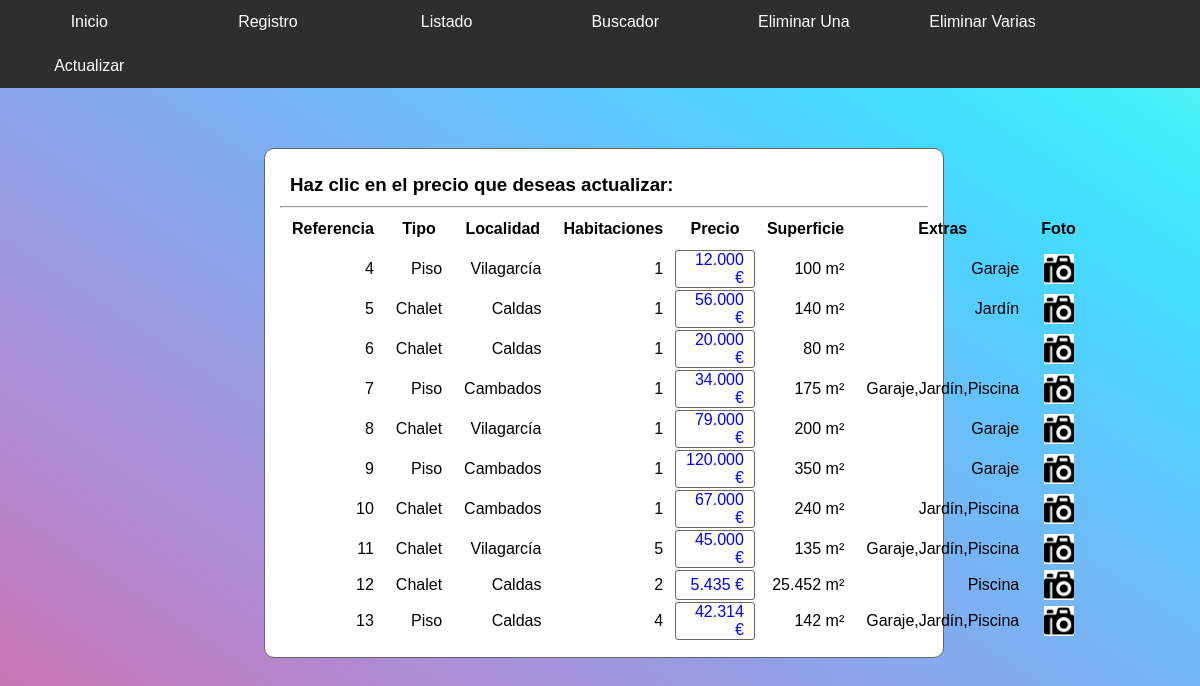
The app's page /inmobiliariaWeb/actualizar.php with its own data.
### tables this page shows
CREATE TABLE `viviendas` (
  `referencia` smallint(6) NOT NULL,
  `tipo` enum('Chalet','Piso') NOT NULL,
  `localidad` enum('Caldas','Cambados','Vilagarcía') NOT NULL,
  `habitaciones` enum('1','2','3','4','5') NOT NULL,
  `precio` mediumint(9) NOT NULL,
  `superficie` smallint(6) NOT NULL,
  `extras` set('Garaje','Jardín','Piscina') NOT NULL,
  `foto` longblob
);

### inmobiliariaWeb/actualizar.php (the view, shortened to what this page needs)
<!DOCTYPE html>
<html>
    <head>
        <link type="text/css" rel="stylesheet" href="css/styles.css">
        <link type="text/css" rel="stylesheet" href="css/listado.css">
    </head>
    <body>
        <?php
        try {
            $pdo = new PDO(DSN, USUARIO, CONTRASEÑA);
            $pdo->setAttribute(PDO::ATTR_ERRMODE, PDO::ERRMODE_EXCEPTION);
            $sql = "SELECT * FROM viviendas";
            $viviendas = $pdo->query($sql);
        } catch (PDOException $ex) {
            echo '<span>Ocurrió un error al acceder a la base de datos.</span><br>';
            exit;
        }
        ?>
        <div class="table">
            <h3>Haz clic en el precio que deseas actualizar:</h3><hr>
            <table>
                <tr>
                    <th>Referencia</th>
                    <th>Tipo</th>
                    <th>Localidad</th>
                    <th>Habitaciones</th>
                    <th>Precio</th>
                    <th>Superficie</th>
                    <th>Extras</th>
                    <th>Foto</th>
                </tr>
                <?php while ($vivienda = $viviendas->fetch(PDO::FETCH_ASSOC)) : ?>
                    <tr>
                        <td><?php echo $vivienda["referencia"]; ?></td>
                        <td><?php echo $vivienda["tipo"]; ?></td>
                        <td><?php echo $vivienda["localidad"]; ?></td>
                        <td><?php echo $vivienda["habitaciones"]; ?></td>
                        <td class="rowPrecio">
                            <a class="rowPrecio" href="php/actualizar-precio.php?opcion=<?php echo $vivienda["referencia"]; ?>">
                                <?php echo number_format($vivienda["precio"], 0, ',', '.'); ?> €
                            </a>
                        </td>
                        <td><?php echo number_format($vivienda["superficie"], 0, ',', '.'); ?> m²</td>
                        <td><?php echo  $vivienda["extras"]; ?></td>
                        <td>
                            <a href="php/showimage.php?opcion=<?php echo $vivienda["referencia"]; ?>">
                                <img id='icon' src='imgs/camaraIcon.png'/>
                            </a>
                        </td>
                    </tr>
                <?php endwhile; ?>
            </table>
        </div>
    </body>
</html>

### inmobiliariaWeb/css/styles.css (style rules this page uses)
* { padding: 0px; margin: 0px; }
html, body { height: 100%; width: 100%; }
body { background-image: linear-gradient(to right top, #d16ba5, #c777b9, #ba83ca, #aa8fd8, #9a9ae1, #8aa7ec, #79b3f4, #69bff8, #52cffe, #41dfff, #46eefa, #5ffbf1); font-family: sans-serif; }
nav { width: 100%; background-color: rgb(46, 46, 46); clear: both; display: table; content: ""; }
nav > a { width: 12.72%; float: left; display: block; color: white; text-decoration: none; text-align: center; padding: 10px; margin: 3px; }

### inmobiliariaWeb/css/listado.css (style rules this page uses)
div.table { clear: both; position: absolute; max-width: 54%; margin-left: 22%; margin-top: 5%; background-color:white; padding:15px; border:#666 1px solid; border-radius: 10px; }
h3 { margin: 10px; }
th { padding: 10px; }
td { text-align: right; padding-left: 10px; padding-right: 10px; }
#icon { height: 30px; width: 30px; display: block; margin-left: auto; margin-right: auto; }
td.rowPrecio { border: #666 1px solid; border-radius: 3px; }
a.rowPrecio { text-decoration: none; }

### records on screen
viviendas: referencia "4", tipo "Piso", localidad "Vilagarcía", habitaciones "1", precio "12.000", superficie "100", extras "Garaje"
viviendas: referencia "5", tipo "Chalet", localidad "Caldas", habitaciones "1", precio "56.000", superficie "140", extras "Jardín"
viviendas: referencia "6", tipo "Chalet", localidad "Caldas", habitaciones "1", precio "20.000", superficie "80"
viviendas: referencia "7", tipo "Piso", localidad "Cambados", habitaciones "1", precio "34.000", superficie "175", extras "Garaje,Jardín,Piscina"
viviendas: referencia "8", tipo "Chalet", localidad "Vilagarcía", habitaciones "1", precio "79.000", superficie "200", extras "Garaje"
viviendas: referencia "9", tipo "Piso", localidad "Cambados", habitaciones "1", precio "120.000", superficie "350", extras "Garaje"
viviendas: referencia "10", tipo "Chalet", localidad "Cambados", habitaciones "1", precio "67.000", superficie "240", extras "Jardín,Piscina"
viviendas: referencia "11", tipo "Chalet", localidad "Vilagarcía", habitaciones "5", precio "45.000", superficie "135", extras "Garaje,Jardín,Piscina"
viviendas: referencia "12", tipo "Chalet", localidad "Caldas", habitaciones "2", precio "5.435", superficie "25.452", extras "Piscina"
viviendas: referencia "13", tipo "Piso", localidad "Caldas", habitaciones "4", precio "42.314", superficie "142", extras "Garaje,Jardín,Piscina"
